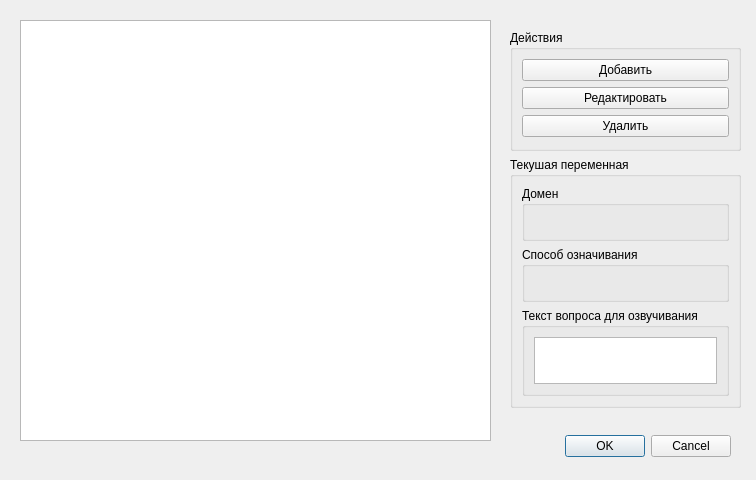
<?xml version="1.0" encoding="UTF-8"?>
<ui version="4.0">
 <class>Dialog</class>
 <widget class="QDialog" name="Dialog">
  <property name="geometry">
   <rect>
    <x>0</x>
    <y>0</y>
    <width>756</width>
    <height>480</height>
   </rect>
  </property>
  <property name="windowTitle">
   <string>Список переменных</string>
  </property>
  <widget class="QDialogButtonBox" name="buttonBox">
   <property name="geometry">
    <rect>
     <x>110</x>
     <y>430</y>
     <width>621</width>
     <height>32</height>
    </rect>
   </property>
   <property name="orientation">
    <enum>Qt::Horizontal</enum>
   </property>
   <property name="standardButtons">
    <set>QDialogButtonBox::Cancel|QDialogButtonBox::Ok</set>
   </property>
  </widget>
  <widget class="QTableWidget" name="tableWidget">
   <property name="geometry">
    <rect>
     <x>20</x>
     <y>20</y>
     <width>471</width>
     <height>421</height>
    </rect>
   </property>
  </widget>
  <widget class="QGroupBox" name="groupBox">
   <property name="geometry">
    <rect>
     <x>510</x>
     <y>30</y>
     <width>231</width>
     <height>121</height>
    </rect>
   </property>
   <property name="title">
    <string>Действия</string>
   </property>
   <layout class="QVBoxLayout" name="verticalLayout">
    <item>
     <widget class="QPushButton" name="buttonAdd">
      <property name="text">
       <string>Добавить</string>
      </property>
     </widget>
    </item>
    <item>
     <widget class="QPushButton" name="buttonEdit">
      <property name="text">
       <string>Редактировать</string>
      </property>
     </widget>
    </item>
    <item>
     <widget class="QPushButton" name="buttonDelete">
      <property name="text">
       <string>Удалить</string>
      </property>
     </widget>
    </item>
   </layout>
  </widget>
  <widget class="QGroupBox" name="groupBox_2">
   <property name="geometry">
    <rect>
     <x>510</x>
     <y>157</y>
     <width>231</width>
     <height>251</height>
    </rect>
   </property>
   <property name="title">
    <string>Текушая переменная</string>
   </property>
   <layout class="QVBoxLayout" name="verticalLayout_2">
    <item>
     <widget class="QGroupBox" name="groupBox_3">
      <property name="title">
       <string>Домен</string>
      </property>
      <layout class="QVBoxLayout" name="verticalLayout_3">
       <item>
        <widget class="QLabel" name="textDomain">
         <property name="text">
          <string> </string>
         </property>
        </widget>
       </item>
      </layout>
     </widget>
    </item>
    <item>
     <widget class="QGroupBox" name="groupBox_4">
      <property name="title">
       <string>Способ означивания</string>
      </property>
      <layout class="QVBoxLayout" name="verticalLayout_4">
       <item>
        <widget class="QLabel" name="text_box2">
         <property name="text">
          <string> </string>
         </property>
        </widget>
       </item>
      </layout>
     </widget>
    </item>
    <item>
     <widget class="QGroupBox" name="groupBox_5">
      <property name="title">
       <string>Текст вопроса для озвучивания</string>
      </property>
      <layout class="QVBoxLayout" name="verticalLayout_5">
       <item>
        <widget class="QTextBrowser" name="textBrowser"/>
       </item>
      </layout>
     </widget>
    </item>
   </layout>
  </widget>
 </widget>
 <resources/>
 <connections>
  <connection>
   <sender>buttonBox</sender>
   <signal>accepted()</signal>
   <receiver>Dialog</receiver>
   <slot>accept()</slot>
   <hints>
    <hint type="sourcelabel">
     <x>248</x>
     <y>254</y>
    </hint>
    <hint type="destinationlabel">
     <x>157</x>
     <y>274</y>
    </hint>
   </hints>
  </connection>
  <connection>
   <sender>buttonBox</sender>
   <signal>rejected()</signal>
   <receiver>Dialog</receiver>
   <slot>reject()</slot>
   <hints>
    <hint type="sourcelabel">
     <x>316</x>
     <y>260</y>
    </hint>
    <hint type="destinationlabel">
     <x>286</x>
     <y>274</y>
    </hint>
   </hints>
  </connection>
 </connections>
</ui>
